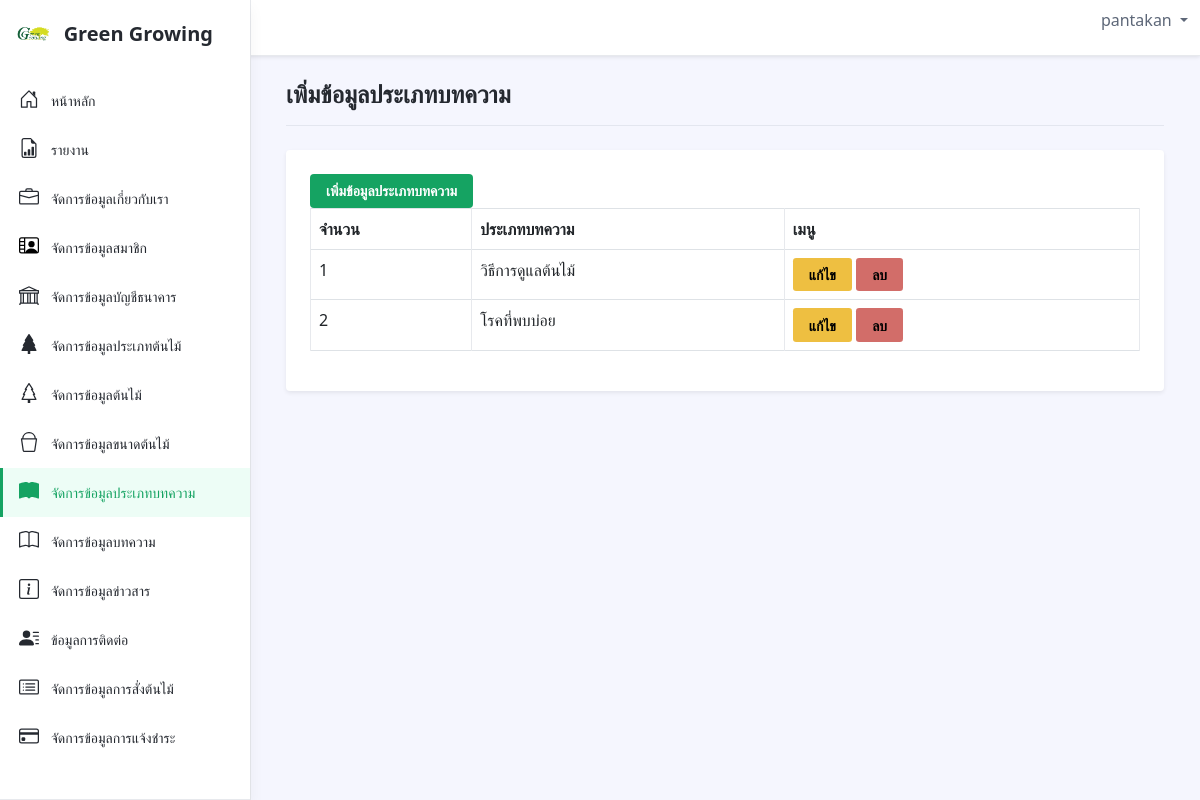
The app's page /admin/index.php?page=article_type (signed in) with its own data.
### tables this page shows
CREATE TABLE `db_type_article` (
  `t_article_id` int(11) NOT NULL,
  `t_article_name` varchar(100) NOT NULL
);

### admin/article_type/index.php (the view, shortened to what this page needs)
<?php
    $sql = "SELECT * FROM db_type_article";
    $query = mysqli_query($conn, $sql);
?>
<div class="row justify-content-between">
    <div class="col-auto">
        <h1 class="app-page-title mb-0">เพิ่มข้อมูลประเภทบทความ</h1>
    </div>
</div>
<hr class="mb-4">
<div class="row g-4 settings-section">
<div class="col-12 col-md-12">
    <div class="app-card app-card-settings shadow-sm p-4">
        <div class="app-card-body">
            <a href="?page=<?=$_GET['page']?>&function=insert" class="btn btn-primary text-white ">เพิ่มข้อมูลประเภทบทความ</a>
            <table class="table table-hover table-bordered" id="tableadmin">
                <thead >
                    <tr>
                        <th scope="col">จำนวน</th>
                        <th scope="col">ประเภทบทความ</th>
                        <th scope="col">เมนู</th>
                    </tr>
                </thead>
                <tbody>
                    <?php
                        $i = 1;
                        foreach($query as $data):
                    ?>
                        <tr>
                            <td><?=$i++?></td>
                            <td><?=$data['t_article_name']?></td>
                            <td>
                                <a href="?page=<?=$_GET['page']?>&function=update&id=<?=$data['t_article_id']?>" class="btn btn-sm btn-warning">แก้ไข</a>
                                <a href="?page=<?=$_GET['page']?>&function=delete&id=<?=$data['t_article_id']?>" onclick="return confirm('ลบประเภทบทความ <?=$data['t_article_name']?> ?')"
                                class="btn btn-sm btn-danger">ลบ</a>
                            </td>
                        </tr>
                    <?php endforeach;?>
                </tbody>
             </table>
        </div>
    </div>
</div>
</div>

### records on screen
db_type_article: t_article_name "วิธีการดูแลต้นไม้"
db_type_article: t_article_name "โรคที่พบบ่อย"

### other values on screen
$_SESSION['user_login'] "pantakan"
